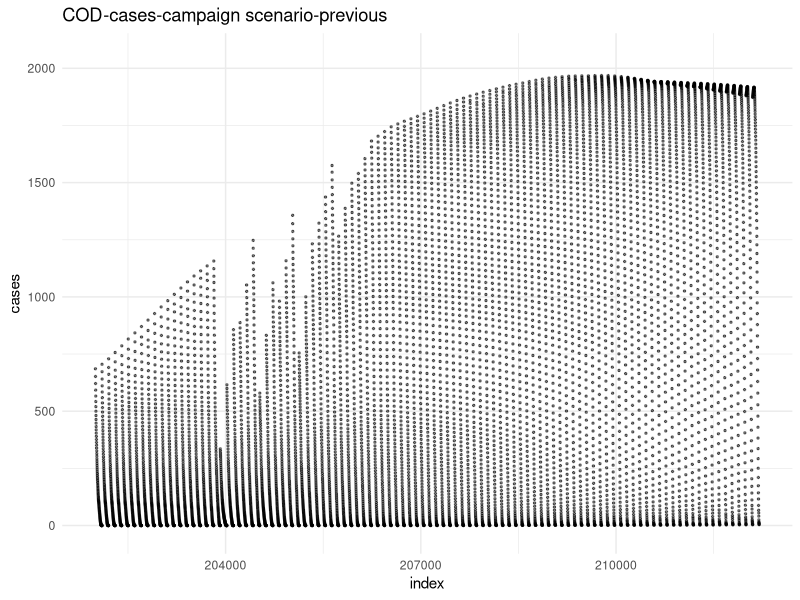
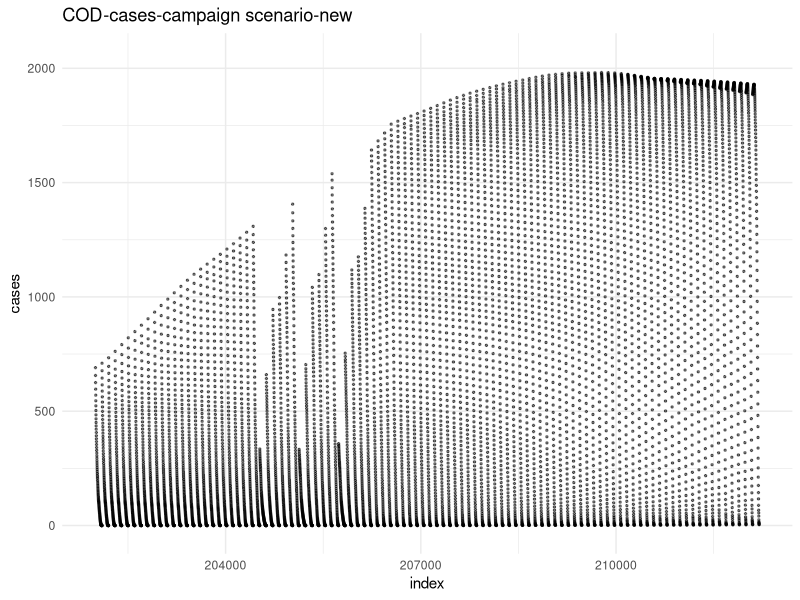
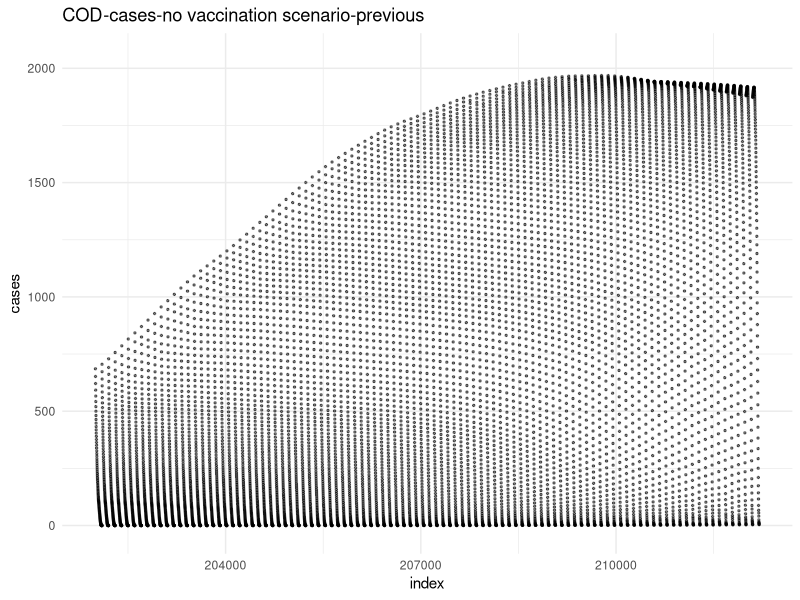
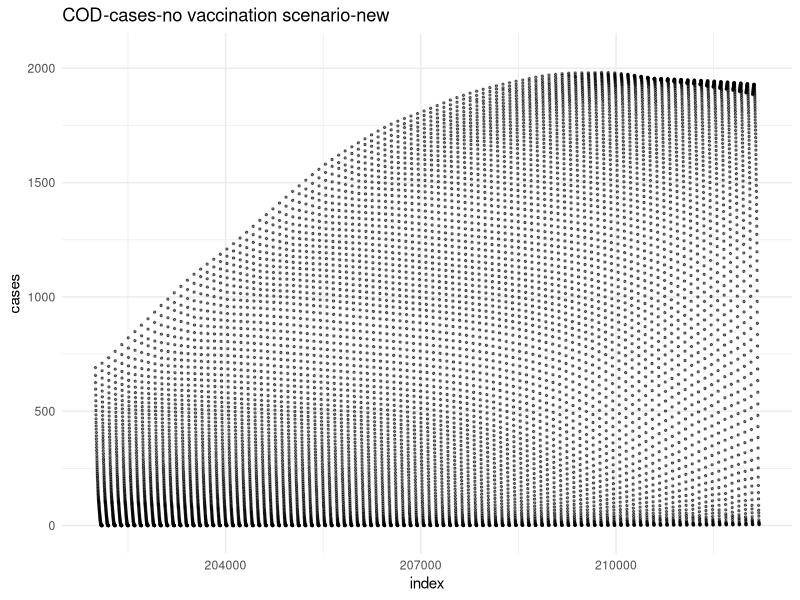

Write R code to recreate these figures, in order. (Note: this script raises an error after producing the figures.)
## ---- chunk 1
###Setup
library(tidyverse)
library(knitr)

setwd('C:/Users/ZOU/Desktop/data_to_verify/Comparison')
cen_camp1  <- read_csv('central-burden-template.201910gavi-5.Cholera_campaign-default.csv')
cen_novax1 <- read_csv('central-burden-template.201910gavi-5.Cholera_no-vaccination.csv')
cen_camp2  <- read_csv('central-burden-template.201910gavi-5.Cholera-standard-template.306.csvcampaign-default.csv')
cen_novax2 <- read_csv('central-burden-template.201910gavi-5.Cholera-standard-template.306.csvno-vaccination.csv')

## ---- chunk 2
###Comparison for COD
COD_camp1 <- cen_camp1 %>% 
  filter(country == 'COD') %>% 
  mutate(index = year*101 + age)
COD_camp1 %>% 
  ggplot(aes(index, cases)) + 
  geom_point(size = 0.5, alpha = 0.5) +
  theme_minimal() +
  ggtitle('COD-cases-campaign scenario-previous') +
  ylim(-20, 2050)

COD_camp2 <- cen_camp2 %>% 
  filter(country == 'COD') %>% 
  mutate(index = year*101 + age)
COD_camp2 %>% 
  ggplot(aes(index, cases)) + 
  geom_point(size = 0.5, alpha = 0.5) +
  theme_minimal() +
  ggtitle('COD-cases-campaign scenario-new') +
  ylim(-20, 2050)

COD_novax1 <- cen_novax1 %>% 
  filter(country == 'COD') %>% 
  mutate(index = year*101 + age)
COD_novax1 %>% 
  ggplot(aes(index, cases)) + 
  geom_point(size = 0.5, alpha = 0.5) +
  theme_minimal() +
  ggtitle('COD-cases-no vaccination scenario-previous') +
  ylim(-20, 2050)

COD_novax2 <- cen_novax2 %>% 
  filter(country == 'COD') %>% 
  mutate(index = year*101 + age)
COD_novax2 %>% 
  ggplot(aes(index, cases)) + 
  geom_point(size = 0.5, alpha = 0.5) +
  theme_minimal() +
  ggtitle('COD-cases-no vaccination scenario-new') +
  ylim(-20, 2050)

## ---- chunk 3
COD_camp1 <- cen_camp1 %>% 
  filter(country == 'COD') %>% 
  group_by(year) %>% 
  summarise(cases = sum(cases), deaths = sum(deaths), dalys = sum(dalys)) %>% 
  select(year, cases, deaths, dalys)
COD_camp2 <- cen_camp2 %>% 
  filter(country == 'COD') %>% 
  group_by(year) %>% 
  summarise(cases2 = sum(cases), deaths2 = sum(deaths), dalys2 = sum(dalys)) %>% 
  select(year, cases2, deaths2, dalys2)
COD_camp <- full_join(COD_camp1, COD_camp2, id = 'year') %>% 
  gather(case_source, case_value, c(cases, cases2)) %>% 
  gather(death_source, death_value, c(deaths, deaths2)) %>% 
  gather(daly_source, daly_value, c(dalys, dalys2)) %>% 
  filter( (case_source == 'cases' &
           death_source == 'deaths' & 
           daly_source == 'dalys') | 
          (case_source == 'cases2' &
           death_source == 'deaths2' & 
           daly_source == 'dalys2')) %>% 
  mutate(source = case_source, cases = case_value, deaths = death_value, dalys = daly_value) %>% 
  mutate(source = case_when(source == 'cases' ~ 'Previous Simulation',
                            source == 'cases2' ~ 'New Simulation')) %>% 
  select(year, source, cases, deaths, dalys)

COD_camp %>% 
  ggplot(aes(x=year, y=cases, color = source)) +
    geom_point(size=1) + 
    theme_minimal() +
    ggtitle('COD-Campaign-Previous&New')
    


COD_novax1 <- cen_novax1 %>% 
  filter(country == 'COD') %>% 
  group_by(year) %>% 
  summarise(cases = sum(cases), deaths = sum(deaths), dalys = sum(dalys)) %>% 
  select(year, cases, deaths, dalys)
COD_novax2 <- cen_novax2 %>% 
  filter(country == 'COD') %>% 
  group_by(year) %>% 
  summarise(cases2 = sum(cases), deaths2 = sum(deaths), dalys2 = sum(dalys)) %>% 
  select(year, cases2, deaths2, dalys2)
COD_novax <- full_join(COD_novax1, COD_novax2, id = 'year') %>% 
  gather(case_source, case_value, c(cases, cases2)) %>% 
  gather(death_source, death_value, c(deaths, deaths2)) %>% 
  gather(daly_source, daly_value, c(dalys, dalys2)) %>% 
  filter( (case_source == 'cases' &
           death_source == 'deaths' & 
           daly_source == 'dalys') | 
          (case_source == 'cases2' &
           death_source == 'deaths2' & 
           daly_source == 'dalys2')) %>% 
  mutate(source = case_source, cases = case_value, deaths = death_value, dalys = daly_value) %>% 
  mutate(source = case_when(source == 'cases' ~ 'Previous Simulation',
                            source == 'cases2' ~ 'New Simulation')) %>% 
  select(year, source, cases, deaths, dalys)

COD_novax %>% 
  ggplot(aes(x=year, y=cases, color = source)) +
    geom_point(size=1) + 
    theme_minimal() +
    ggtitle('COD-NoVaccination-Previous&New')
## ---- chunk 4
###Comparison for KEN
KEN_camp1 <- cen_camp1 %>% 
  filter(country == 'KEN') %>% 
  mutate(index = year*101 + age)
KEN_camp1 %>% 
  ggplot(aes(index, cases)) + 
  geom_point(size = 0.5, alpha = 0.5) +
  theme_minimal() +
  ggtitle('KEN-cases-campaign scenario-previous') +
  ylim(-10, 375)

KEN_camp2 <- cen_camp2 %>% 
  filter(country == 'KEN') %>% 
  mutate(index = year*101 + age)
KEN_camp2 %>% 
  ggplot(aes(index, cases)) + 
  geom_point(size = 0.5, alpha = 0.5) +
  theme_minimal() +
  ggtitle('KEN-cases-campaign scenario-new') +
  ylim(-10, 375)

KEN_novax1 <- cen_novax1 %>% 
  filter(country == 'KEN') %>% 
  mutate(index = year*101 + age)
KEN_novax1 %>% 
  ggplot(aes(index, cases)) + 
  geom_point(size = 0.5, alpha = 0.5) +
  theme_minimal() +
  ggtitle('KEN-cases-no vaccination scenario-previous') +
  ylim(-10, 375)

KEN_novax2 <- cen_novax2 %>% 
  filter(country == 'KEN') %>% 
  mutate(index = year*101 + age)
KEN_novax2 %>% 
  ggplot(aes(index, cases)) + 
  geom_point(size = 0.5, alpha = 0.5) +
  theme_minimal() +
  ggtitle('KEN-cases-no vaccination scenario-new') +
  ylim(-10, 375)

## ---- chunk 5
KEN_camp1 <- cen_camp1 %>% 
  filter(country == 'KEN') %>% 
  group_by(year) %>% 
  summarise(cases = sum(cases), deaths = sum(deaths), dalys = sum(dalys)) %>% 
  select(year, cases, deaths, dalys)
KEN_camp2 <- cen_camp2 %>% 
  filter(country == 'KEN') %>% 
  group_by(year) %>% 
  summarise(cases2 = sum(cases), deaths2 = sum(deaths), dalys2 = sum(dalys)) %>% 
  select(year, cases2, deaths2, dalys2)
KEN_camp <- full_join(KEN_camp1, KEN_camp2, id = 'year') %>% 
  gather(case_source, case_value, c(cases, cases2)) %>% 
  gather(death_source, death_value, c(deaths, deaths2)) %>% 
  gather(daly_source, daly_value, c(dalys, dalys2)) %>% 
  filter( (case_source == 'cases' &
           death_source == 'deaths' & 
           daly_source == 'dalys') | 
          (case_source == 'cases2' &
           death_source == 'deaths2' & 
           daly_source == 'dalys2')) %>% 
  mutate(source = case_source, cases = case_value, deaths = death_value, dalys = daly_value) %>% 
  mutate(source = case_when(source == 'cases' ~ 'Previous Simulation',
                            source == 'cases2' ~ 'New Simulation')) %>% 
  select(year, source, cases, deaths, dalys)

KEN_camp %>% 
  ggplot(aes(x=year, y=cases, color = source)) +
    geom_point(size=1) + 
    theme_minimal() +
    ggtitle('KEN-Campaign-Previous&New')



KEN_novax1 <- cen_novax1 %>% 
  filter(country == 'KEN') %>% 
  group_by(year) %>% 
  summarise(cases = sum(cases), deaths = sum(deaths), dalys = sum(dalys)) %>% 
  select(year, cases, deaths, dalys)
KEN_novax2 <- cen_novax2 %>% 
  filter(country == 'KEN') %>% 
  group_by(year) %>% 
  summarise(cases2 = sum(cases), deaths2 = sum(deaths), dalys2 = sum(dalys)) %>% 
  select(year, cases2, deaths2, dalys2)
KEN_novax <- full_join(KEN_novax1, KEN_novax2, id = 'year') %>% 
  gather(case_source, case_value, c(cases, cases2)) %>% 
  gather(death_source, death_value, c(deaths, deaths2)) %>% 
  gather(daly_source, daly_value, c(dalys, dalys2)) %>% 
  filter( (case_source == 'cases' &
           death_source == 'deaths' & 
           daly_source == 'dalys') | 
          (case_source == 'cases2' &
           death_source == 'deaths2' & 
           daly_source == 'dalys2')) %>% 
  mutate(source = case_source, cases = case_value, deaths = death_value, dalys = daly_value) %>% 
  mutate(source = case_when(source == 'cases' ~ 'Previous Simulation',
                            source == 'cases2' ~ 'New Simulation')) %>% 
  select(year, source, cases, deaths, dalys)

KEN_novax %>% 
  ggplot(aes(x=year, y=cases, color = source)) +
    geom_point(size=1) + 
    theme_minimal() +
    ggtitle('KEN-NoVaccination-Previous&New')
## ---- chunk 6
###Comparison for HTI
HTI_camp2 <- cen_camp2 %>% 
  filter(country == 'HTI') %>% 
  mutate(index = year*101 + age)
HTI_camp2 %>% 
  ggplot(aes(index, cases)) + 
  geom_point(size = 0.5, alpha = 0.5) +
  theme_minimal() +
  ggtitle('HTI-cases-campaign scenario-new')

HTI_novax2 <- cen_novax2 %>% 
  filter(country == 'HTI') %>% 
  mutate(index = year*101 + age)
HTI_novax2 %>% 
  ggplot(aes(index, cases)) + 
  geom_point(size = 0.5, alpha = 0.5) +
  theme_minimal() +
  ggtitle('HTI-cases-no vaccination scenario-new')

## ---- chunk 7
HTI_camp2 <- cen_camp2 %>% 
  filter(country == 'HTI') %>% 
  group_by(year) %>% 
  summarise(cases = sum(cases), deaths = sum(deaths), dalys = sum(dalys)) %>% 
  select(year, cases, deaths, dalys)

HTI_camp2 %>% 
  ggplot(aes(x=year, y=cases)) +
    geom_point(size=1, color='skyblue') + 
    theme_minimal() +
    ggtitle('HTI-Campaign') + 
    ylim(5000, 35000)



HTI_novax2 <- cen_novax2 %>% 
  filter(country == 'HTI') %>% 
  group_by(year) %>% 
  summarise(cases = sum(cases), deaths = sum(deaths), dalys = sum(dalys)) %>% 
  select(year, cases, deaths, dalys)

HTI_novax2 %>% 
  ggplot(aes(x=year, y=cases)) +
    geom_point(size=1, color='pink') + 
    theme_minimal() +
    ggtitle('HTI-NoVaccination') + 
    ylim(5000, 35000)
